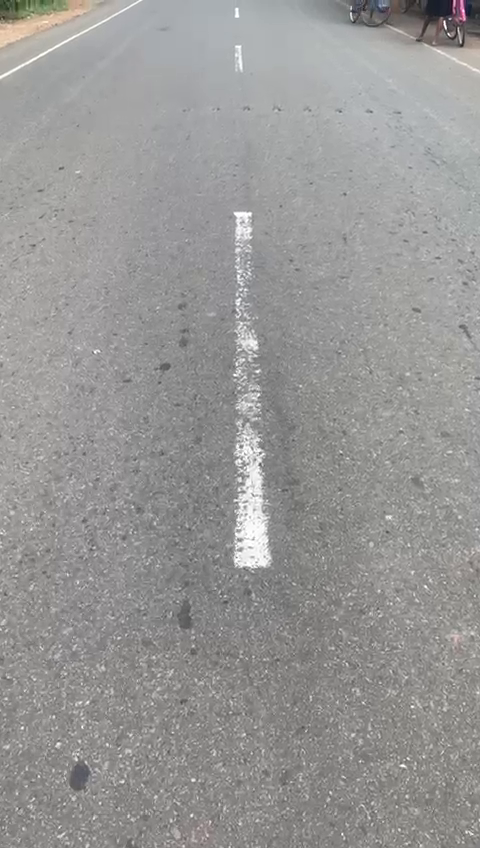
#> input picture frame 35 of enhancement/member1_latest/video.mp4, 480 x 848 px, given in place of Video03.mp4, which was not available
$ jupyter execute crack.ipynb
#> lines starting #> are read from the running program, lines starting #| are printed output that depends on the picture; after the words box and inside, x2 and y2 are one past the last pixel; in counts of white or black regions, pixels touching at a corner belong together; pictures that were not available may be replaced by others from this repository, and a replacement may not be noted
[cell 1]
import cv2
import numpy as np
import os

# 1. SETUP
video_path = 'Video03.mp4'
output_dir = 'SUBMISSION_STAGES3'
os.makedirs(output_dir, exist_ok=True)

cap = cv2.VideoCapture(video_path)
clahe = cv2.createCLAHE(clipLimit=2.0, tileGridSize=(8, 8))
frame_count = 0

while cap.isOpened():
    ret, frame = cap.read()
#> frame is the input picture: shape (848, 480, 3); mean B, G, R 150.2, 151.2, 151.9
    if not ret: break

    h, w = frame.shape[:2]
#> h = 848; w = 480

    # --- STAGE 1: GRAYSCALE ---
    gray = cv2.cvtColor(frame, cv2.COLOR_BGR2GRAY)

    # --- STAGE 2: FILTERING (CLAHE + HLS Mask) ---
    # Apply CLAHE to the grayscale for contrast
    enhanced_gray = clahe.apply(gray)
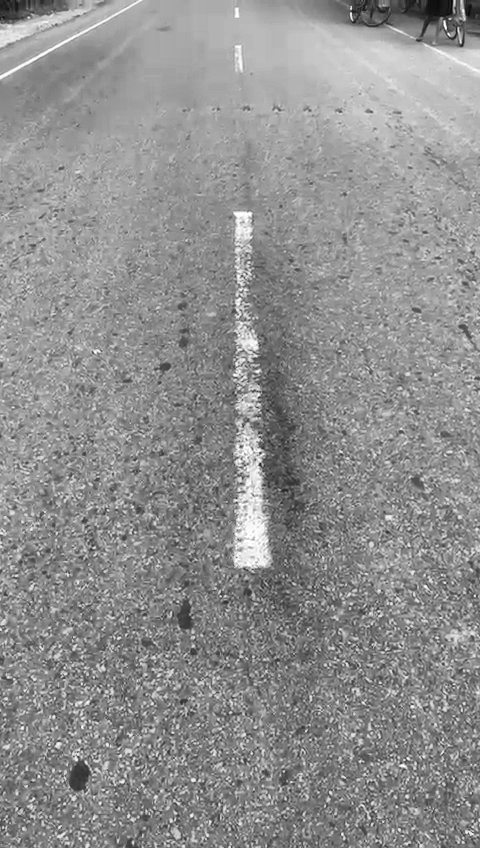
#> enhanced_gray: shape (848, 480); min 10, max 255, mean 143.5

    # Apply HLS Masking for color isolation
    hls = cv2.cvtColor(frame, cv2.COLOR_BGR2HLS)
#> hls: shape (848, 480, 3); mean of channels 0, 1, 2 42.2, 151, 4.7
    white_mask = cv2.inRange(hls, np.array([0, 170, 0]), np.array([180, 255, 255]))
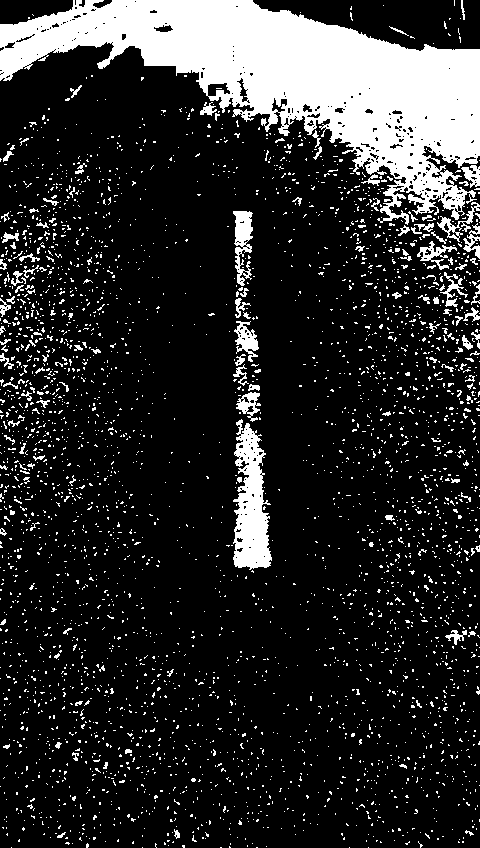
#> white_mask: shape (848, 480); 16.6% white; 3512 white regions (3380 under 20 px), largest, box (x1, y1, x2, y2) and area: (0, 0, 480, 225) 43620, (233, 419, 272, 570) 3649, (233, 211, 253, 286) 850

    # Apply ROI
    roi_mask = np.zeros_like(white_mask)
    pts = np.array([[(int(w*0.1), h), (int(w*0.4), int(h*0.6)),
                     (int(w*0.6), int(h*0.6)), (int(w*0.9), h)]])
    cv2.fillPoly(roi_mask, pts, 255)
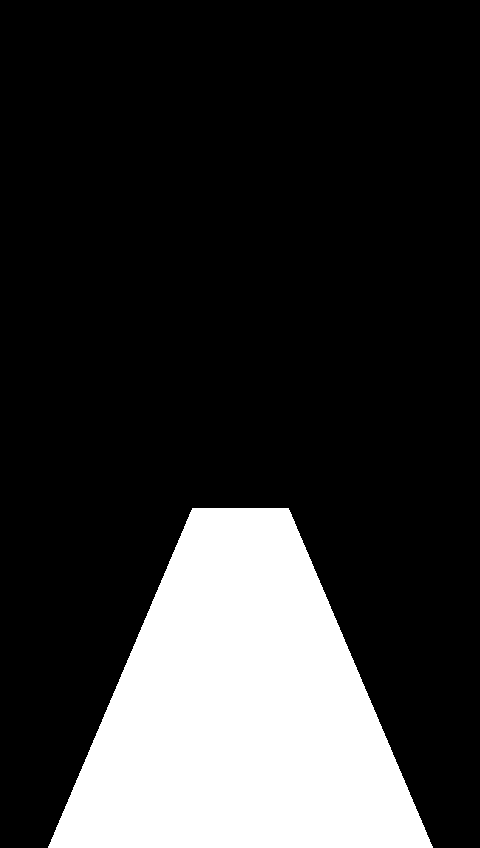
#> roi_mask: shape (848, 480); 20.1% white; 1 white region, box (x1, y1, x2, y2) and area: (48, 508, 433, 848) 81940
    filtered_result = cv2.bitwise_and(white_mask, roi_mask)
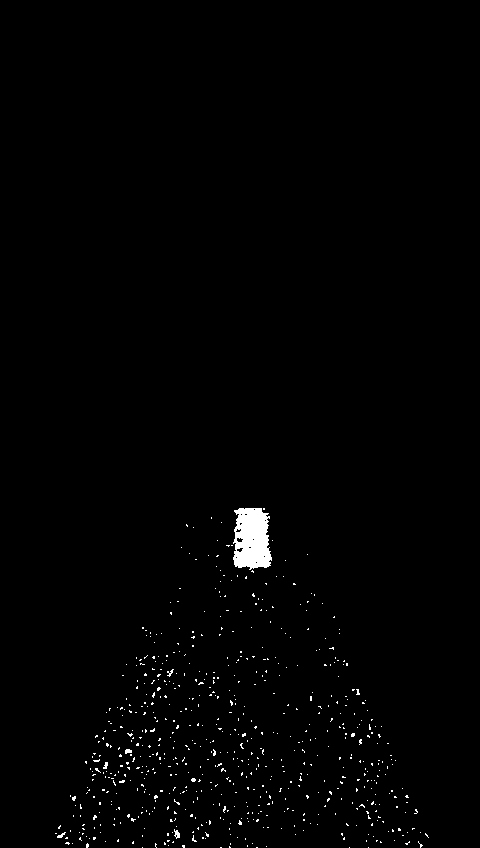
#> filtered_result: shape (848, 480); 1% white; 668 white regions (662 under 20 px), largest, box (x1, y1, x2, y2) and area: (233, 508, 272, 570) 1918, (174, 829, 180, 839) 36, (125, 749, 132, 754) 27, (57, 832, 66, 838) 25, (167, 669, 174, 677) 23, (103, 762, 108, 769) 23

    # --- STAGE 3: DETECTION LOGIC ---
    edges = cv2.Canny(filtered_result, 50, 150)
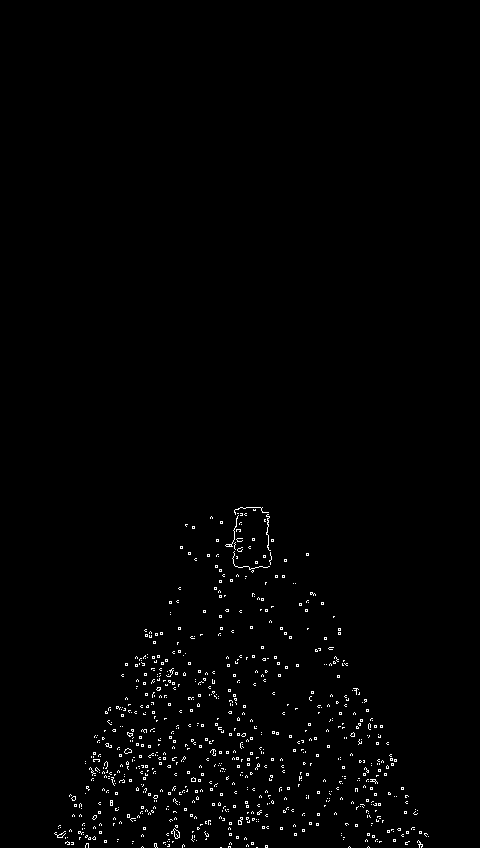
#> edges: shape (848, 480); 1.1% white in thin lines or dots, all inside (x1, y1, x2, y2) = (54, 507, 429, 848)
    lines = cv2.HoughLinesP(edges, 1, np.pi/180, 50, minLineLength=30, maxLineGap=100)
#> lines = [[68, 842, 315, 595]]

    # Check if vanished
    is_vanished = lines is None
#> is_vanished = False

    # --- STAGE 4: FINAL DISPLAY ---
    final_display = frame.copy()
    if is_vanished:
        cv2.putText(final_display, "VANISHED", (50, 100), cv2.FONT_HERSHEY_SIMPLEX, 1.5, (0,0,255), 3)

        # SAVE ALL STAGES FOR SUBMISSION
        prefix = f"frame_{frame_count}_"
        cv2.imwrite(os.path.join(output_dir, prefix + "1_Original.jpg"), frame)
        cv2.imwrite(os.path.join(output_dir, prefix + "2_Grayscale.jpg"), gray)
        cv2.imwrite(os.path.join(output_dir, prefix + "3_FilteredMask.jpg"), filtered_result)
        cv2.imwrite(os.path.join(output_dir, prefix + "4_FinalDetection.jpg"), final_display)
        print(f"Vanished frame {frame_count} stages saved.")

    cv2.imshow('Processing...', final_display)
    frame_count += 1
    if cv2.waitKey(100) & 0xFF == ord('q'): break
#> (key q is pressed here)

cap.release()
cv2.destroyAllWindows()

$ run again, starting later in the video
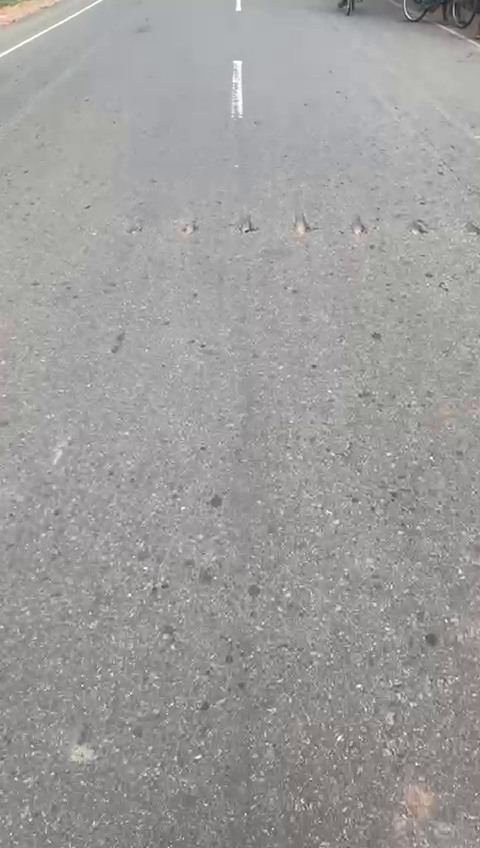
#> input picture frame 159 of enhancement/member1_latest/video.mp4, 480 x 848 px, given in place of Video03.mp4, which was not available
#> frame is the input picture: shape (848, 480, 3); mean B, G, R 156.1, 157.1, 158.4
#> hls: shape (848, 480, 3); mean of channels 0, 1, 2 46.1, 157.3, 4.8
#> `white_mask = cv2.inRange(hls, np.array([0, 170, 0]), np.array([180, 25..`:
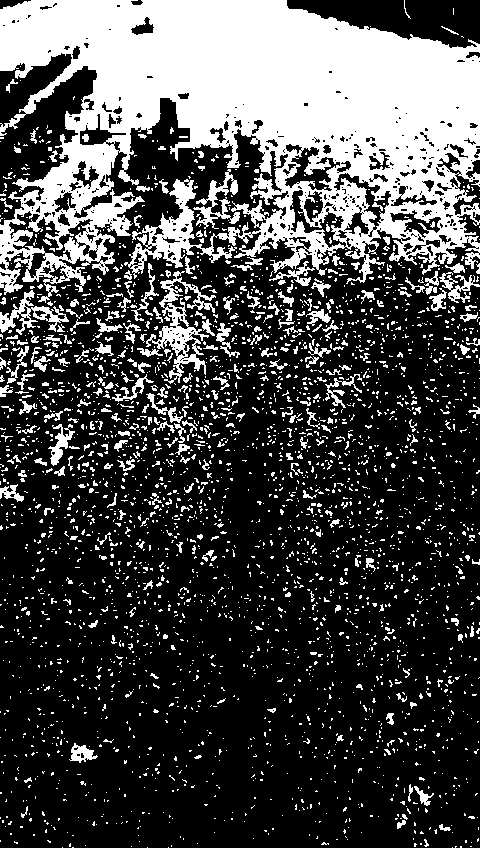
#> white_mask: shape (848, 480); 28.6% white; 3155 white regions (2859 under 20 px), largest, box (x1, y1, x2, y2) and area: (0, 0, 480, 303) 83868, (146, 271, 216, 384) 2123, (0, 290, 69, 335) 925
#> roi_mask: shape (848, 480); 20.1% white; 1 white region, box (x1, y1, x2, y2) and area: (48, 508, 433, 848) 81940
#> filtered_result: shape (848, 480); 0.76% white in thin lines or dots, all inside (x1, y1, x2, y2) = (50, 508, 429, 848)
#> `edges = cv2.Canny(filtered_result, 50, 150)`:
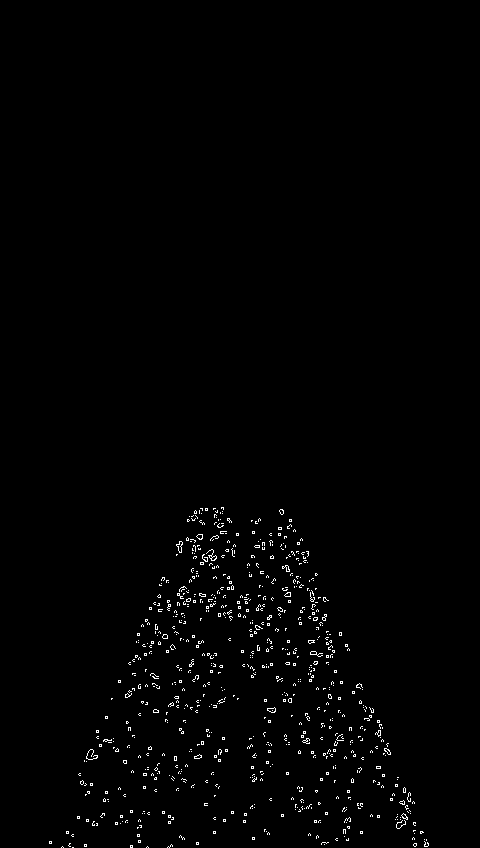
#> edges: shape (848, 480); 1.1% white in thin lines or dots, all inside (x1, y1, x2, y2) = (49, 507, 429, 848)
#> lines = [[302, 539, 426, 846], [194, 513, 350, 820]]
#> is_vanished = False

$ run again, starting later in the video
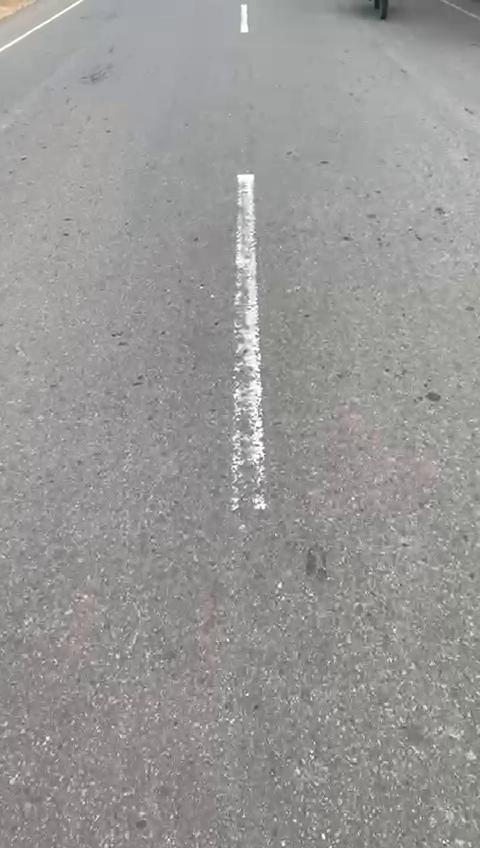
#> input picture frame 283 of enhancement/member1_latest/video.mp4, 480 x 848 px, given in place of Video03.mp4, which was not available
#> frame is the input picture: shape (848, 480, 3); mean B, G, R 150.7, 151.9, 153.1
#> hls: shape (848, 480, 3); mean of channels 0, 1, 2 47.8, 151.9, 4.5
#> `white_mask = cv2.inRange(hls, np.array([0, 170, 0]), np.array([180, 25..`:
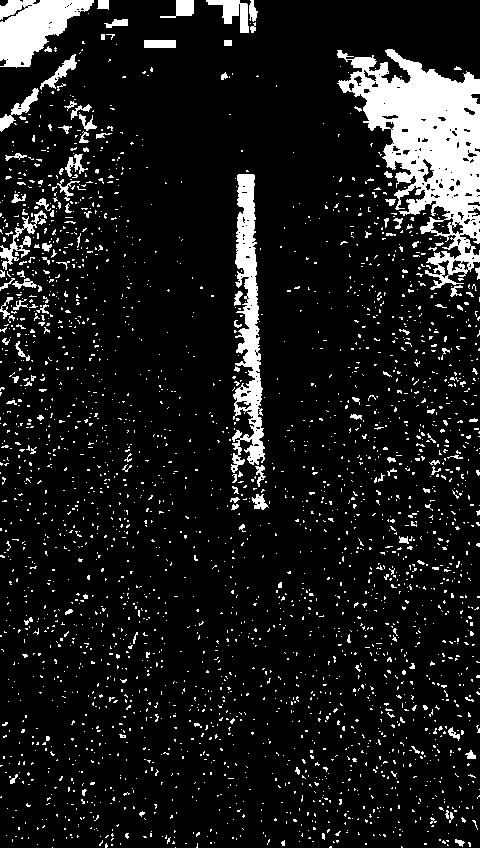
#> white_mask: shape (848, 480); 10.5% white; 2769 white regions (2642 under 20 px), largest, box (x1, y1, x2, y2) and area: (337, 49, 480, 290) 15043, (231, 174, 265, 473) 4740, (0, 0, 94, 68) 3707
#> roi_mask: shape (848, 480); 20.1% white; 1 white region, box (x1, y1, x2, y2) and area: (48, 508, 433, 848) 81940
#> filtered_result: shape (848, 480); 0.68% white in thin lines or dots, all inside (x1, y1, x2, y2) = (52, 508, 427, 848)
#> edges: shape (848, 480); 1% white in thin lines or dots, all inside (x1, y1, x2, y2) = (51, 507, 427, 848)
#> lines = None
#> is_vanished = True
#> `cv2.putText(final_display, "VANISHED", (50, 100), cv2.FONT_HERSHEY_SIM..`:
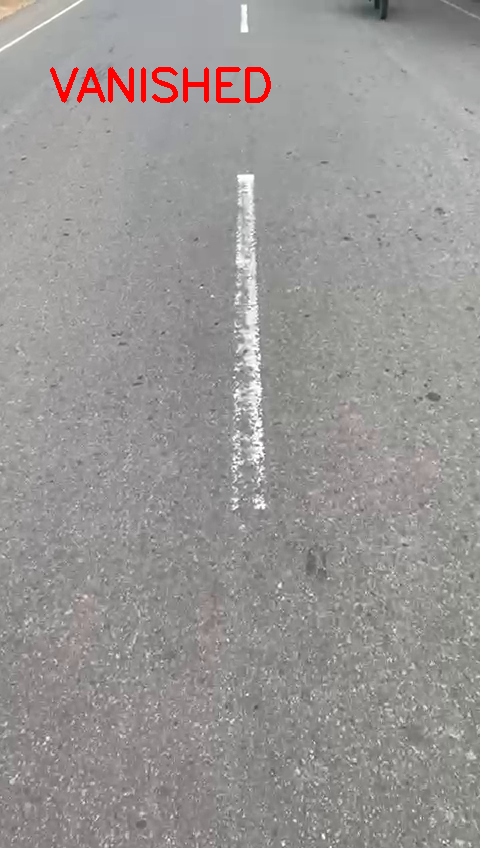
#> final_display: shape (848, 480, 3); 0.76% of pixels changed, all inside (x1, y1, x2, y2) = (50, 67, 271, 103)
